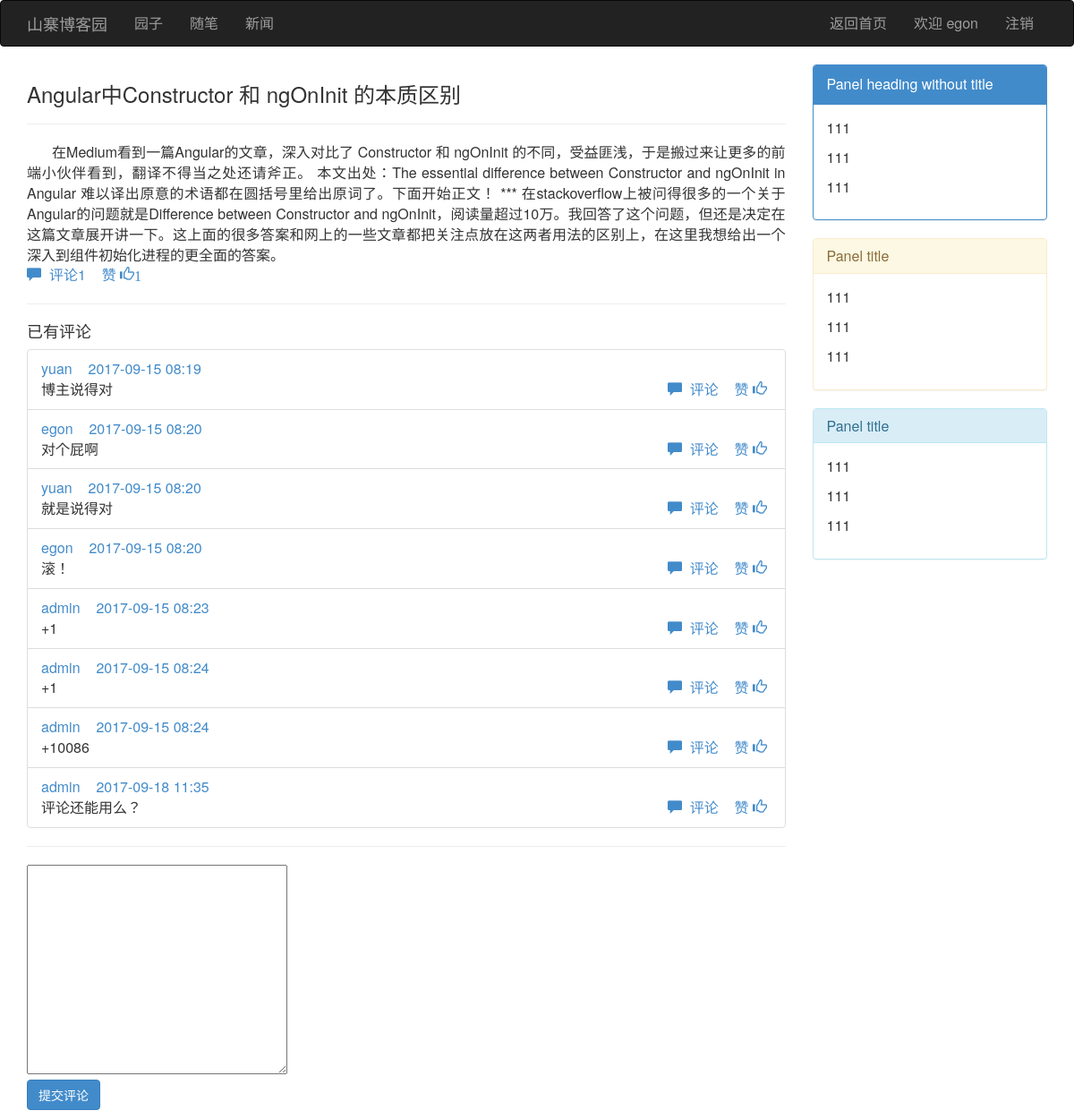
Screenshot of /blog/egon/article/1 (signed in) with the database file from the repository.
### blog/models.py (models this page shows, shortened)
class UserInfo(AbstractUser):
    nid = models.BigAutoField(primary_key=True)
    nickname = models.CharField(verbose_name='昵称', max_length=32)
    telephone = models.CharField(max_length=11, blank=True, null=True, unique=True, verbose_name='手机号码')
    avatar = models.FileField(verbose_name='头像', upload_to='./upload/avatar/',default="./upload/avatar/avatar.png")
    create_time = models.DateTimeField(verbose_name='创建时间',auto_now_add=True)
    fans = models.ManyToManyField(verbose_name='粉丝们',
                                  to='UserInfo',
                                  through='UserFans',
                                  through_fields=('user', 'follower'))

class Article(models.Model):
    nid = models.BigAutoField(primary_key=True)
    title = models.CharField(max_length=50, verbose_name='文章标题')
    desc = models.CharField(max_length=255, verbose_name='文章描述')
    read_count = models.IntegerField(default=0)
    comment_count = models.IntegerField(default=0)
    up_count = models.IntegerField(default=0)
    down_count = models.IntegerField(default=0)
    category = models.ForeignKey(verbose_name='文章类型', to='Category', to_field='nid', null=True)
    create_time = models.DateTimeField(verbose_name='创建时间', auto_now_add=True)
    blog = models.ForeignKey(verbose_name='所属博客', to='Blog', to_field='nid')
    tags = models.ManyToManyField(
        to="Tag",
        through='Article2Tag',
        through_fields=('article', 'tag'),
    )
    type_choices = [
        (1, "Python"),
        (2, "Linux"),
        (3, "OpenStack"),
        (4, "GoLang"),
    ]
    article_type_id = models.IntegerField(choices=type_choices, default=None)
    objects=ArticleManager()

class ArticleDetail(models.Model):
    nid = models.AutoField(primary_key=True,default=1)
    content = models.TextField(verbose_name='文章内容', )
    article = models.OneToOneField(verbose_name='所属文章', to='Article', to_field='nid')

class Comment(models.Model):
    nid = models.BigAutoField(primary_key=True)
    article = models.ForeignKey(verbose_name='评论文章', to='Article', to_field='nid')
    content = models.CharField(verbose_name='评论内容', max_length=255)
    create_time = models.DateTimeField(verbose_name='创建时间', auto_now_add=True)
    parent_id = models.ForeignKey('self', blank=True, null=True, verbose_name='父级评论')
    user = models.ForeignKey(verbose_name='评论者', to='UserInfo', to_field='nid')
    up_count = models.IntegerField(default=0)

### blog/views.py (the view)
# urls.py: url("(?P<user_site>\w+)/article/(?P<article_id>\d+)", views.articleDetail),
def articleDetail(request,user_site,article_id):
    article_obj=Article.objects.filter(nid=article_id).first()
    comment_list=Comment.objects.filter(article_id=article_id)
    return render(request,"articleDetail.html",locals())

### blog/views.py (called while the page is built)
def func_class(request):
    return {"func":settings.FUNCTION}

### templates/articleDetail.html (shortened to what this page needs)
{% extends "base.html" %}
{% block content %}
    <div class="article_content">
        <div><h3>{{ article_obj.title }}</h3></div>
        <hr>
        <div class="content" style="text-align: justify;text-indent: 28px">{{ article_obj.articledetail.content }}</div>
        <div class="artilce_icon">
            <a href=""><span class="glyphicon glyphicon-comment"></span>&nbsp; 评论{{ article_obj.comment_count }}</a> &nbsp;&nbsp;
            <a class="poll">赞 <span class="glyphicon glyphicon-thumbs-up poll_num">{{ article_obj.up_count }}</span>&nbsp</a>
        </div>
        <hr>
        <h4>已有评论</h4>
        <div class="comment_list">
            {% for comment in comment_list %}
                <div class="list-group-item comment_item">
                    <a href="">{{ comment.user.username }}</a> &nbsp;&nbsp;
                    <a href="">{{ comment.create_time|date:"Y-m-d H:i" }}</a>
                    <div>
                        {{ comment.content }}
                        <div class="comment_comment" style="float: right">
                            <a href=""><span class="glyphicon glyphicon-comment"></span>&nbsp; 评论</a> &nbsp;&nbsp;
                            <a class="poll">赞 <span class="glyphicon glyphicon-thumbs-up poll_num"></span>&nbsp</a>
                        </div>
                    </div>
                </div>
            {% endfor %}
        </div>
        <hr>
        <form action="">
            <textarea name="" id="comment_content" cols="30" rows="10">
            </textarea>
            <p>
                <input type="button" class="btn btn-primary ajax_comment" value="提交评论">
            </p>
        </form>
    </div>
{% endblock %}
{% block others %}
    <div class="panel panel-primary">
        <div class="panel-heading">Panel heading without title</div>
        <div class="panel-body">
            <p>111</p>
            <p>111</p>
            <p>111</p>
        </div>
    </div>
    <div class="panel panel-warning">
        <div class="panel-heading">
            <h3 class="panel-title">Panel title</h3>
        </div>
        <div class="panel-body">
            <p>111</p>
            <p>111</p>
            <p>111</p>
        </div>
    </div>
    <div class="panel panel-info">
        <div class="panel-heading">
            <h3 class="panel-title">Panel title</h3>
        </div>
        <div class="panel-body">
            <p>111</p>
            <p>111</p>
            <p>111</p>
        </div>
    </div>
{% endblock %}

### templates/base.html (shortened to what this page needs)
{% load staticfiles %}
<!DOCTYPE html>
<html lang="en">
<head>
    <link rel="stylesheet" href="{% static 'bootstrap/css/bootstrap.css' %}">
</head>
<body>
<nav class="navbar navbar-inverse">
    <div class="container">
        <div class="navbar-header">
            <a class="navbar-brand" href="/index/">山寨博客园</a>
        </div>
        <div class="collapse navbar-collapse" id="bs-example-navbar-collapse-1">
            <ul class="nav navbar-nav">
                {% for type_choice in func %}
                    <li><a href="#">{{ type_choice.1 }}</a></li>
                {% endfor %}
            </ul>
            <ul class="nav navbar-nav navbar-right">
                <li><a href="/index/">返回首页</a></li>
                {% if request.user.is_authenticated %}
                    <li><a href="/login/">欢迎 {{ request.user.username }}</a></li>
                    <li><a href="/logout/">注销</a></li>
                {% else %}
                    <li><a href="/login/">登录</a></li>
                    <li><a href="#">注册</a></li>
                {% endif %}
            </ul>
        </div>
    </div>
</nav>
<div class="container">
    <div class="row">
        <div class="col-md-9">
            {% block content %}
            {% endblock %}
        </div>
        <div class="col-md-3">
            {% block others %}
            {% endblock %}
        </div>
    </div>
</div>
</body>
</html>

### templates/base.html (style rules this page uses)
a { text-decoration: none; }
body { font-size: 16px; }

### rows the page displays
UserInfo: user.username "egon"
Article: title "Angular中Constructor 和 ngOnInit 的本质区别", articledetail.content "在Medium看到一篇Angular的文章，深入对比了 Constructor 和 ngOnInit 的不同，受益匪浅，于是搬过来让更多的前端小伙伴看到，翻译不得当之处还请斧正。 本文出处：The essential difference between Constructor and ngOnInit in Angular 难以译出原意的术语都在圆括号里给出原词了。下面开始正文！ *** 在stackoverflow上被问得很多的一个关于Angular的问题就是Difference between Constructor and ngOnInit，阅读量超过10万。我回答了这个问题，但还是决定在这篇文章展开讲一下。这上面的很多答案和网上的一些文章都把关注点放在这两者用法的区别上，在这里我想给出一个深入到组件初始化进程的更全面的答案。", comment_count "1", up_count "1"
Comment: user.username "yuan", create_time "2017-09-15 08:19", content "博主说得对"
Comment: user.username "egon", create_time "2017-09-15 08:20", content "对个屁啊"
Comment: user.username "yuan", create_time "2017-09-15 08:20", content "就是说得对"
Comment: user.username "egon", create_time "2017-09-15 08:20", content "滚！"
Comment: user.username "admin", create_time "2017-09-15 08:23", content "+1"
Comment: user.username "admin", create_time "2017-09-15 08:24", content "+1"
Comment: user.username "admin", create_time "2017-09-15 08:24", content "+10086"
Comment: user.username "admin", create_time "2017-09-18 11:35", content "评论还能用么？"

### other values shown
{{ type_choice.1 }} "园子" "随笔" "新闻"
